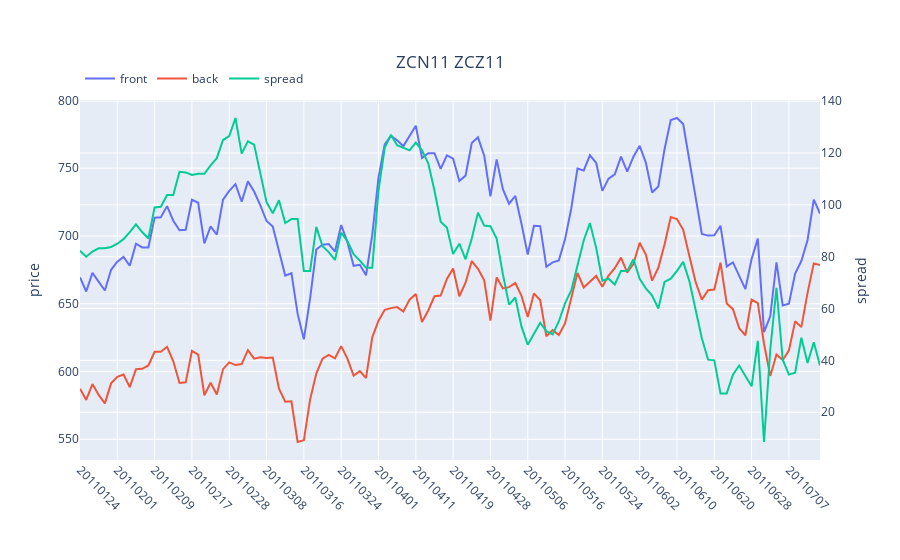
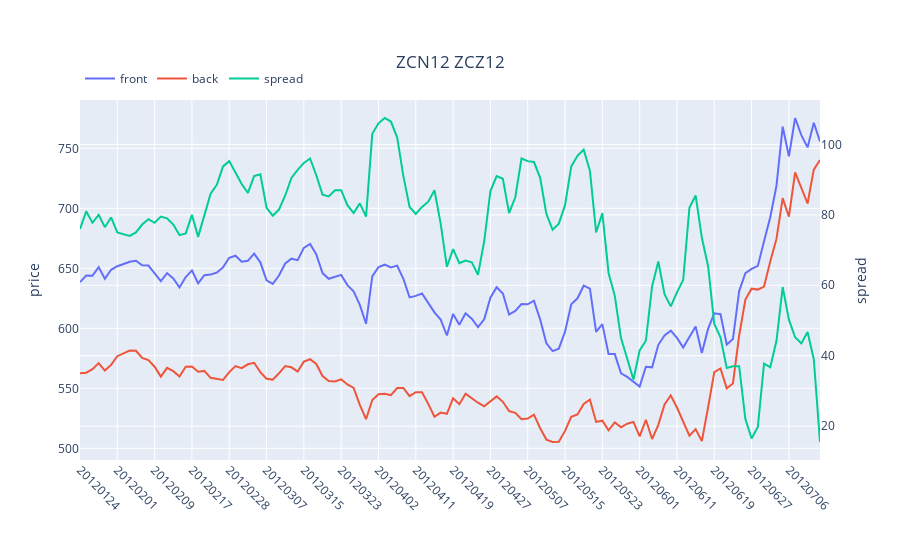
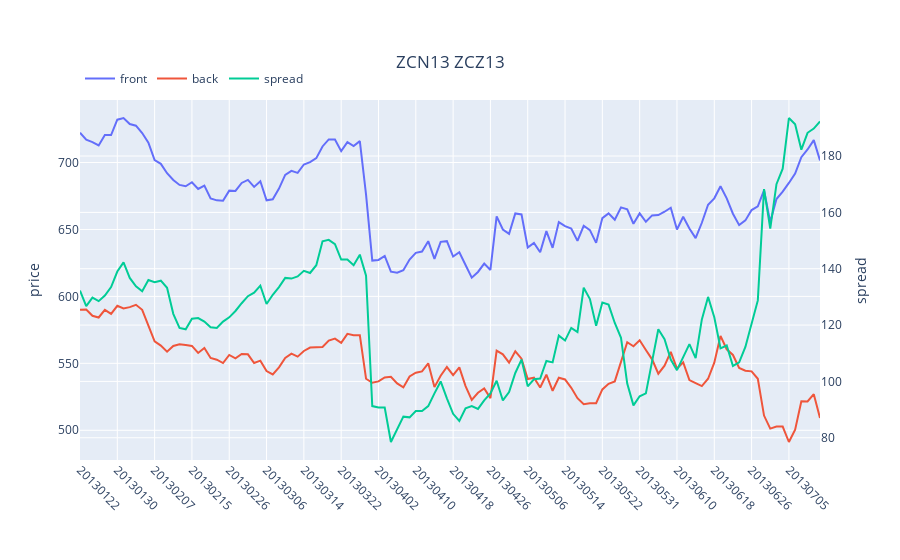
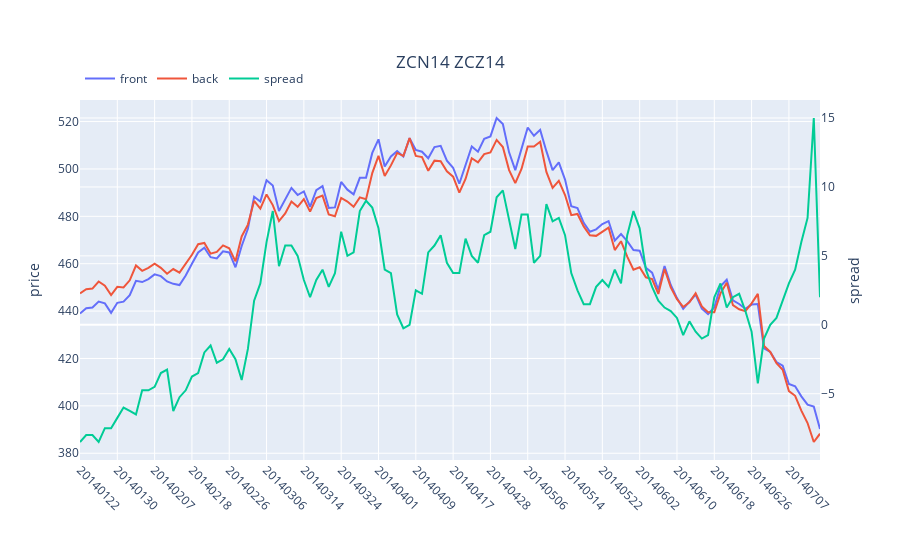

Write notebook code for charts like these, in order.
### Code cell
for y in range(11,21):
    df_zcn20_zcz20 = get_spread(f'ZCN{y}',f'ZCZ{y}').iloc[-120:]
    iplot(dashapp.plotly_plot(df_in=df_zcn20_zcz20,x_column='settle_date',
                      yaxis2_cols=['spread'],y_right_label='spread',
                              y_left_label='price',
                             plot_title=f'ZCN{y} ZCZ{y}'))
